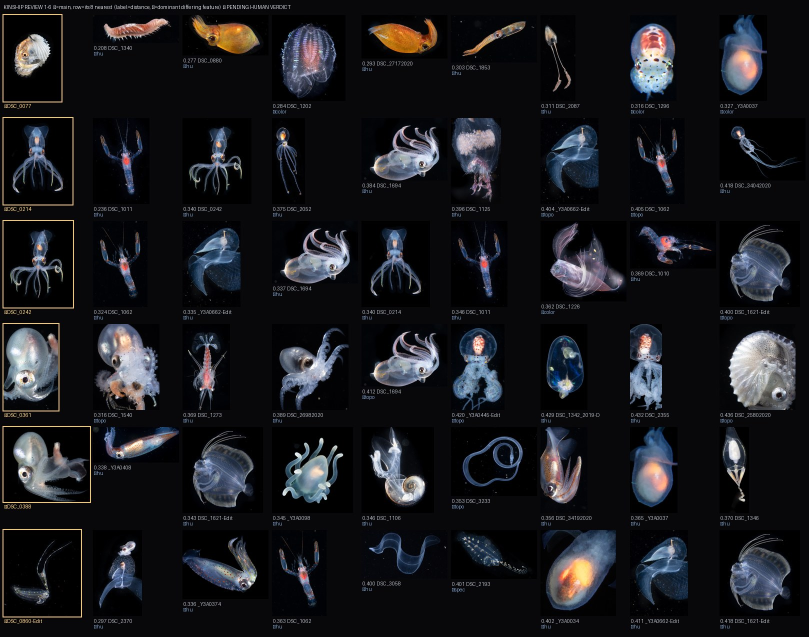
#> input picture workbench/data/review_sheets/review_01.jpg, 1618 x 1273 px (shown at 1/2 size)
$ python screen_blackwater.py ../../../../../workbench/data/review_sheets
#> lines starting #> are read from the running program, lines starting #| are printed output that depends on the picture; after the words box and inside, x2 and y2 are one past the last pixel; in counts of white or black regions, pixels touching at a corner belong together
#!/usr/bin/env python3
"""screen_blackwater.py — S1.0 黑水背景筛选（可选前置阶段）。

把图片分三类：明确黑水 / 明确非黑水 / 灰带（必须人工逐张判定）。
只输出分类与清单，不移动、不删除任何文件。

用法:
  python3 screen_blackwater.py <文件夹> [--out screen.json] [--grid-dir <拼图目录>]
                                [--tile 300] [--cols 6]

判据（源自 2044 张真实黑水库的标定）:
  edge_dark ≥ 0.85                          → 黑水（四周近黑）
  sat_lit ≥ 0.15 且 whole_dark < 0.30        → 非黑水（大面积彩色：礁石/珊瑚/蓝绿水体）
  lit ≥ 0.80 且 edge_dark < 0.30            → 非黑水（整体亮：浅水/船面/沙地）
  其余                                       → 灰带（人工判定）
"""
import argparse
import json
import os
import sys

import numpy as np
from PIL import Image

Image.MAX_IMAGE_PIXELS = None
IMG_EXT = (".jpg", ".jpeg", ".png")
EDGE = 0.08
WORK = 700


def features(path):
    with Image.open(path) as im:
#> im is the input picture: PIL image 1618x1273 RGB; mean R, G, B 26, 26.6, 30.5
        im.draft("RGB", (WORK, WORK))
        im = im.convert("RGB")
        im.thumbnail((WORK, WORK), Image.BILINEAR)
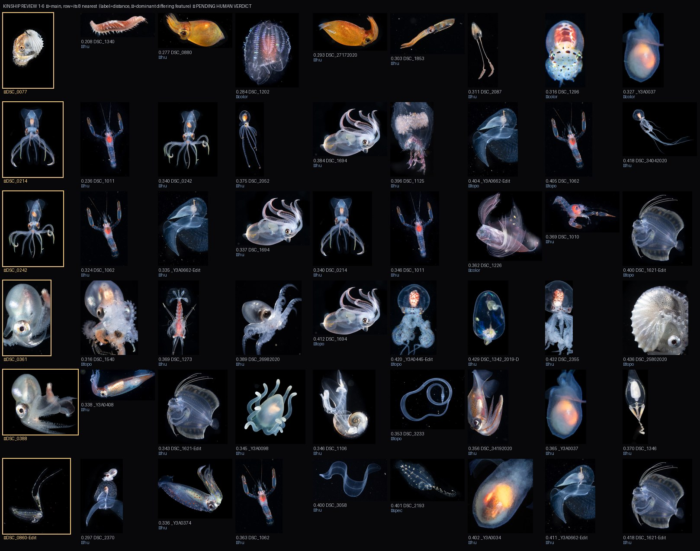
#> im: PIL image 700x551 RGB; mean R, G, B 26, 26.6, 30.5
        a = np.asarray(im, dtype=np.float32)
    h, w, _ = a.shape
#> h = 551; w = 700
    eh, ew = max(1, int(h * EDGE)), max(1, int(w * EDGE))
#> eh = 44; ew = 56
    band = np.concatenate([a[:eh].reshape(-1, 3), a[-eh:].reshape(-1, 3),
                           a[:, :ew].reshape(-1, 3), a[:, -ew:].reshape(-1, 3)], axis=0)
    L = 0.299 * band[..., 0] + 0.587 * band[..., 1] + 0.114 * band[..., 2]
    edge_dark = float((L < 25).mean())
#> edge_dark = 0.757
    edge_med = float(np.median(L))
#> edge_med = 8.23
    fl = 0.299 * a[..., 0] + 0.587 * a[..., 1] + 0.114 * a[..., 2]
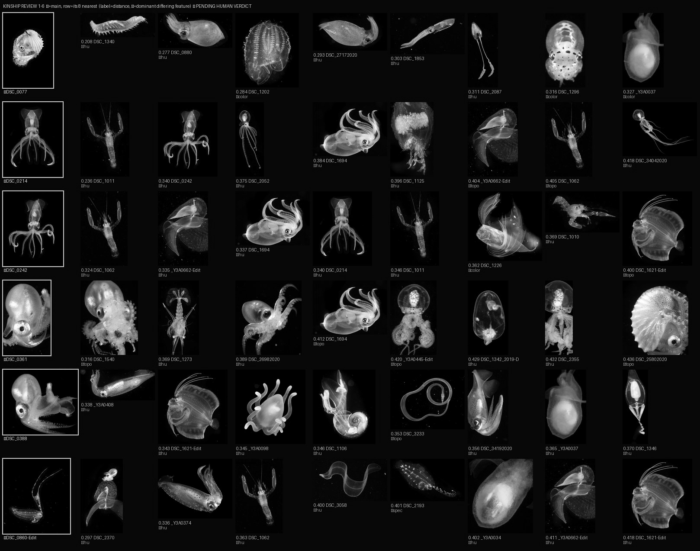
#> fl: shape (551, 700) float32; min 0, max 254.4, mean 26.8
    whole_dark = float((fl < 25).mean())
#> whole_dark = 0.774
    mx, mn = a.max(2), a.min(2)
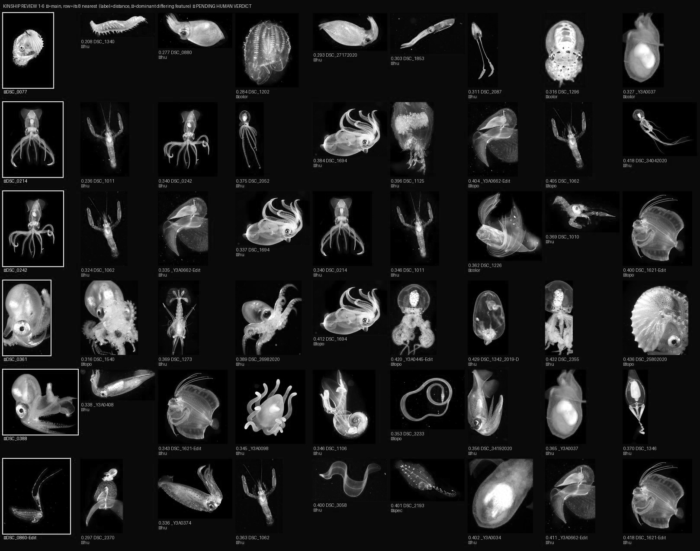
#> mx: shape (551, 700) float32; min 0, max 255, mean 32.7
    S = np.where(mx > 0, (mx - mn) / np.maximum(mx, 1), 0)
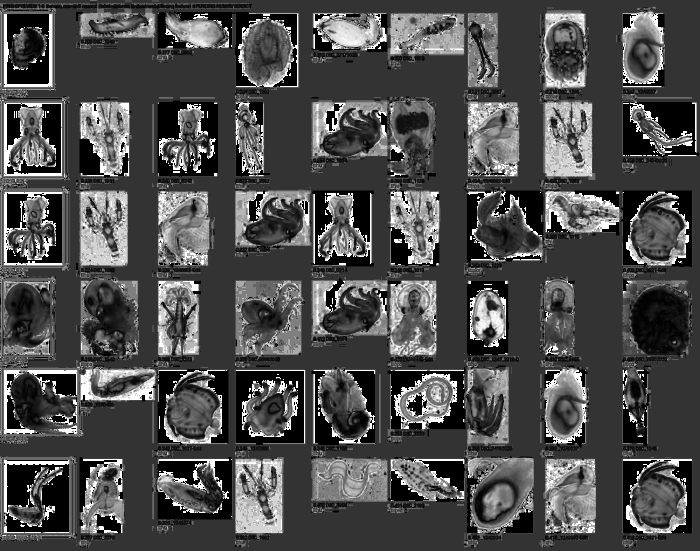
#> S: shape (551, 700) float32; min 0, max 1, mean 0.304
    lit = fl > 70
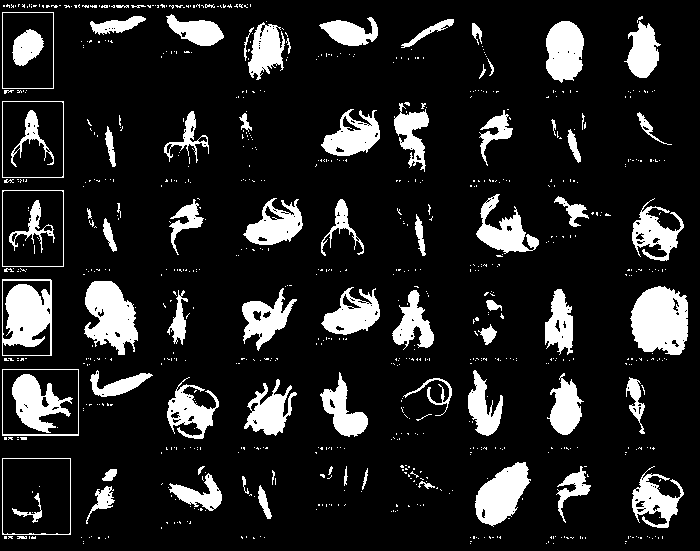
#> lit: shape (551, 700) bool; 14.1% white; 798 white regions (717 under 20 px), largest, box (x1, y1, x2, y2) and area: (630, 286, 688, 355) 3125, (2, 279, 52, 356) 2590, (84, 281, 138, 355) 2574
    sat_lit = float((lit & (S > 0.45)).mean())
#> sat_lit = 0.0144
    lit_frac = float(lit.mean())
#> lit_frac = 0.141
    dark = fl < 25
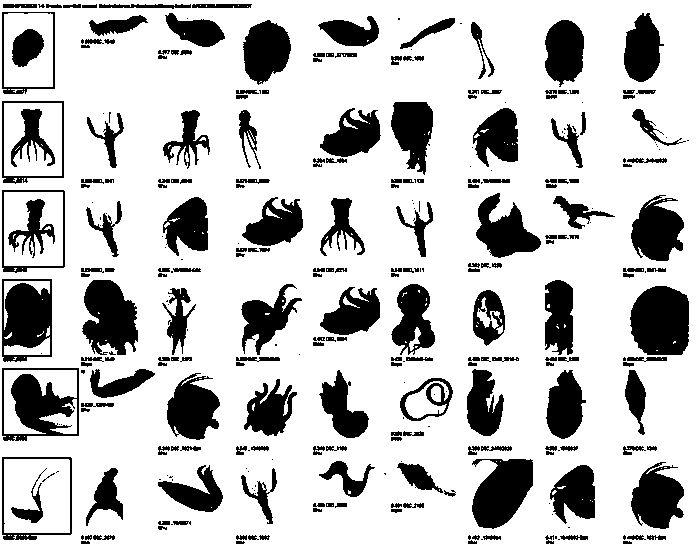
#> dark: shape (551, 700) bool; 77.4% white; 306 black regions (92 under 20 px), largest, box (x1, y1, x2, y2) and area: (630, 286, 689, 355) 3466, (2, 279, 52, 362) 3073, (472, 459, 533, 529) 3007
    dm = dark | ((fl >= 25) & (fl < 60))
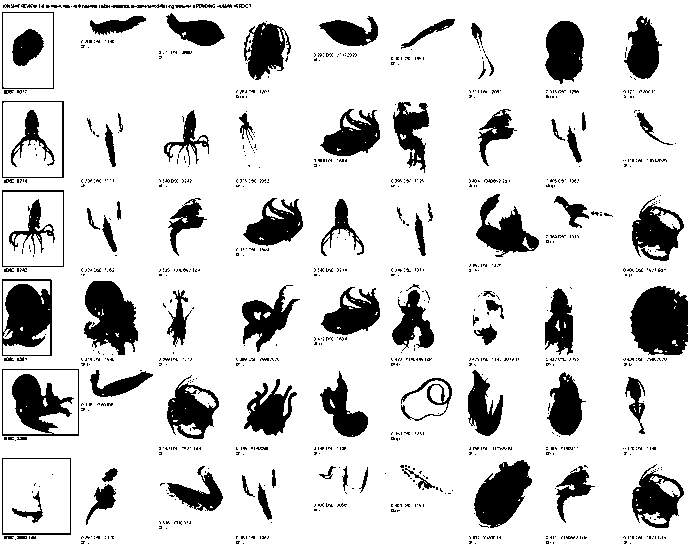
#> dm: shape (551, 700) bool; 83.9% white; 860 black regions (759 under 20 px), largest, box (x1, y1, x2, y2) and area: (630, 286, 688, 355) 3259, (84, 281, 138, 355) 2669, (2, 279, 52, 356) 2645
    dark_blue = 0.0
    if dm.any():
        rr, bb = float(a[..., 0][dm].mean()), float(a[..., 2][dm].mean())
#> rr = 8.13; bb = 11.85
        dark_blue = bb / max(rr, 1e-3)
#> dark_blue = 1.46
    return dict(edge_dark=edge_dark, edge_med=edge_med, whole_dark=whole_dark,
                sat_lit=sat_lit, lit=lit_frac, dark_blue=dark_blue)


def classify(f):
    if f["sat_lit"] >= 0.15 and f["whole_dark"] < 0.30:
        return "drop", "大面积彩色背景（礁石/珊瑚/蓝绿水体）"
    if f["lit"] >= 0.80 and f["edge_dark"] < 0.30:
        return "drop", "整体亮背景（浅水/船面/沙地）"
    if f["edge_dark"] >= 0.85:
        return "keep", "四周近黑"
    if f["edge_dark"] < 0.15 and f["whole_dark"] < 0.15:
        return "drop", "画面几乎无黑区"
    return "review", "灰带：需人工判定"


def make_grid(items, folder, out_path, tile, cols, tag):
    if not items:
        return
    n = len(items)
    rows = (n + cols - 1) // cols
    sheet = Image.new("RGB", (cols * tile, rows * tile), (40, 40, 40))
    from PIL import ImageDraw
    for k, it in enumerate(items):
        p = os.path.join(folder, it["file"])
        try:
            im = Image.open(p).convert("RGB")
            im.thumbnail((tile - 6, tile - 34))
        except Exception:
            continue
        x, y = (k % cols) * tile, (k // cols) * tile
        sheet.paste(im, (x + 3, y + 33))
        d = ImageDraw.Draw(sheet)
        d.text((x + 3, y + 3), f"{tag}{k} {it['file'][:24]}", fill=(255, 255, 0))
        d.text((x + 3, y + 14), f"ed={it['f']['edge_dark']:.2f} sat={it['f']['sat_lit']:.2f} lit={it['f']['lit']:.2f}",
               fill=(120, 255, 120))
        d.text((x + 3, y + 24), it["reason"][:30], fill=(255, 200, 160))
    sheet.save(out_path, quality=86)
    return out_path


def main():
    ap = argparse.ArgumentParser()
    ap.add_argument("folder")
    ap.add_argument("--out", default="screen_result.json")
    ap.add_argument("--grid-dir", default="")
    ap.add_argument("--tile", type=int, default=300)
    ap.add_argument("--cols", type=int, default=6)
    ap.add_argument("--limit-grid", type=int, default=180, help="灰带拼图最多画多少张")
    a = ap.parse_args()

    if not os.path.isdir(a.folder):
        print("!! 文件夹不存在: " + a.folder, file=sys.stderr)
        return 2
    files = sorted(n for n in os.listdir(a.folder)
                   if not n.startswith("._") and n.lower().endswith(IMG_EXT)
                   and os.path.isfile(os.path.join(a.folder, n)))
    if not files:
        print("!! 没有图片", file=sys.stderr)
        return 2
    print(f"扫描 {len(files)} 张…")

    keep, drop, review = [], [], []
    for i, n in enumerate(files, 1):
        try:
            f = features(os.path.join(a.folder, n))
        except Exception as e:
            print(f"  跳过（无法解码）{n}: {e}")
            continue
        cat, reason = classify(f)
#> cat = 'review'; reason = '灰带：需人工判定'
        rec = {"file": n, "cat": cat, "reason": reason, "f": {k: round(v, 4) for k, v in f.items()}}
        (keep if cat == "keep" else drop if cat == "drop" else review).append(rec)
        if i % 200 == 0:
            print(f"  {i}/{len(files)}", flush=True)
#> pass 2 of the loop in main, `for i, n in enumerate(files, 1):`:
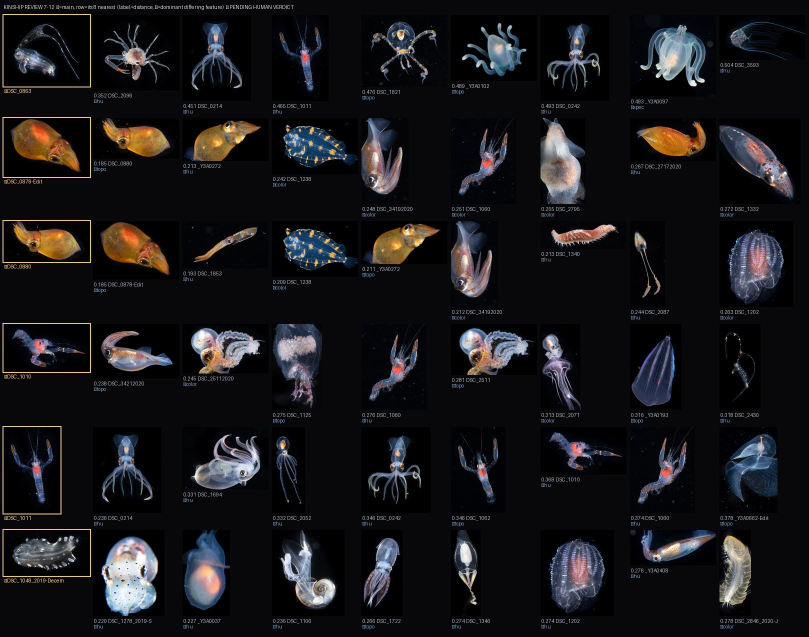
#> input picture workbench/data/review_sheets/review_02.jpg, 1618 x 1273 px (shown at 1/2 size)
#> in features, im is the input picture: PIL image 1618x1273 RGB; mean R, G, B 24.7, 23.8, 26.1
#> im: PIL image 700x551 RGB
#> edge_dark = 0.817
#> whole_dark = 0.801
#> in features (call 2), `lit = fl > 70`:
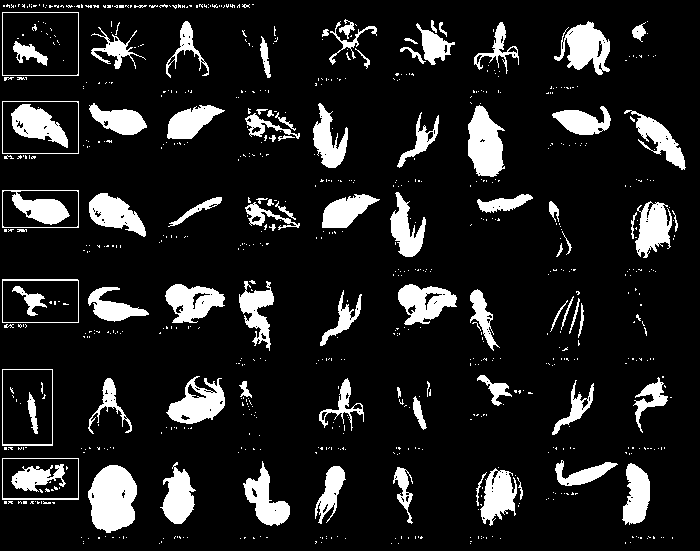
#> lit: shape (551, 700) bool; 12.7% white; 775 white regions (685 under 20 px), largest, box (x1, y1, x2, y2) and area: (88, 465, 137, 533) 2519, (468, 105, 505, 177) 1860, (554, 21, 610, 75) 1648
#> sat_lit = 0.0269
#> lit_frac = 0.127
#> dark: shape (551, 700) bool; 80.1% white; 322 black regions (114 under 20 px), largest, box (x1, y1, x2, y2) and area: (87, 464, 137, 534) 2649, (475, 466, 524, 530) 2232, (630, 199, 679, 263) 2228
#> in features (call 2), `dm = dark | ((fl >= 25) & (fl < 60))`:
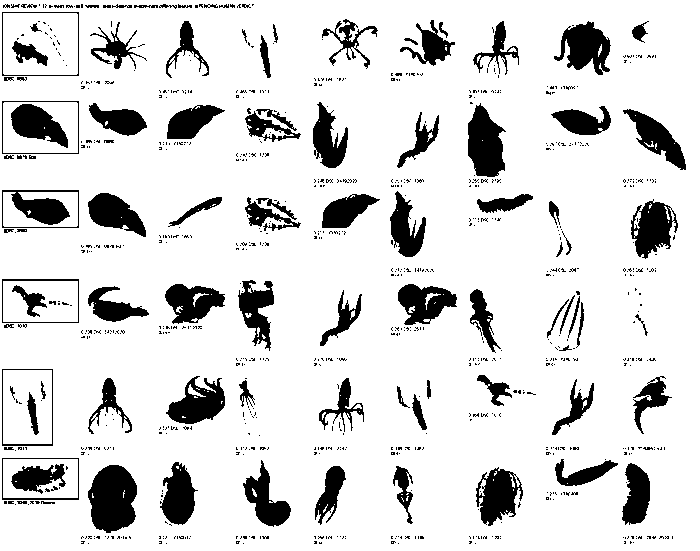
#> dm: shape (551, 700) bool; 85.7% white; 870 black regions (769 under 20 px), largest, box (x1, y1, x2, y2) and area: (88, 465, 137, 533) 2548, (468, 103, 506, 177) 1939, (554, 21, 611, 75) 1741
#> rr = 7.97; bb = 11.15
#> dark_blue = 1.4

    total = len(keep) + len(drop) + len(review)
    print(f"\n明确黑水 {len(keep)} ({len(keep)/total*100:.0f}%) | "
          f"明确非黑水 {len(drop)} ({len(drop)/total*100:.0f}%) | "
          f"灰带待判 {len(review)} ({len(review)/total*100:.0f}%)")

    result = {"folder": a.folder, "total": total,
              "counts": {"keep": len(keep), "drop": len(drop), "review": len(review)},
              "keep": keep, "drop": drop, "review": review}

    if a.grid_dir:
        os.makedirs(a.grid_dir, exist_ok=True)
        # 灰带必须人工判定 → 出拼图
        if review:
            chunk = a.limit_grid
            for gi in range(0, len(review), chunk):
                part = review[gi:gi + chunk]
                gp = os.path.join(a.grid_dir, f"review_{gi//chunk+1}.jpg")
                make_grid(part, a.folder, gp, a.tile, a.cols, "R")
                print(f"  灰带拼图: {gp} ({len(part)} 张)")
        if drop:
            gp = os.path.join(a.grid_dir, "drop_sample.jpg")
            make_grid(drop[:a.limit_grid], a.folder, gp, a.tile, a.cols, "D")
            print(f"  剔除样本拼图: {gp}")
        print("\n⚠️ 灰带只能靠肉眼判定：白天打光压暗背景的微距照（红蛙鱼/红珊瑚/管子鱼洞穴）"
              "像素上极像黑水，纯算法无法区分。请用 Read 工具查看拼图后逐张定夺。")

    json.dump(result, open(a.out, "w", encoding="utf-8"), ensure_ascii=False, indent=1)
    print(f"\n清单已写: {a.out}")
    print("下一步：把 keep + 人工确认的 review 项作为 prep_assets.py 的输入；drop 清单交用户过目，不静默丢弃。")
    return 0


if __name__ == "__main__":
    sys.exit(main())
#> (the program exits here)
